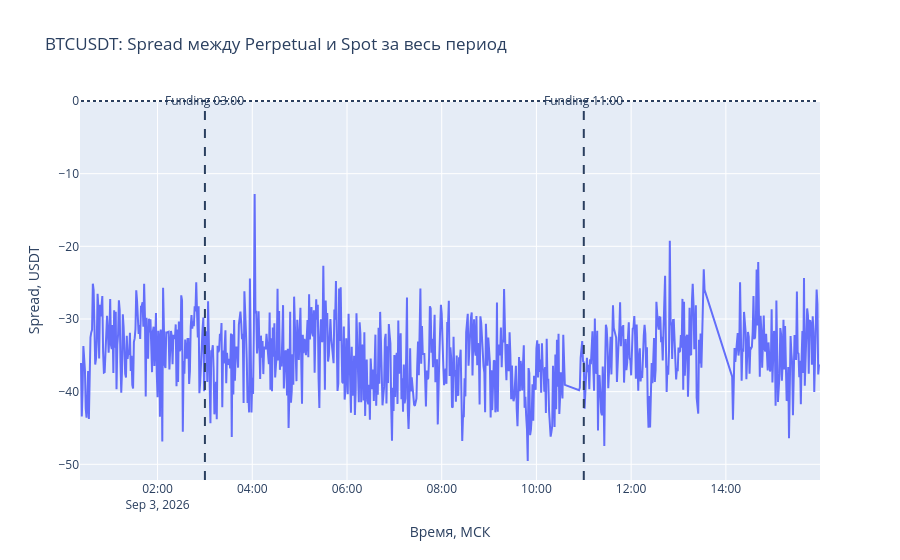

Here is the notebook cell this chart was saved with:
### Code cell
import pandas as pd
import plotly.graph_objects as go

# --------------------------------------------------
# 1. Объединяем минутные Spot и Perpetual
# --------------------------------------------------

btc_spread_full = pd.concat(
    [
        btc_spot_full.rename("spot_mid"),
        btc_perp_full.rename("perp_mid")
    ],
    axis=1
).dropna()

# Spread = Perpetual - Spot
btc_spread_full["spread_usd"] = (
    btc_spread_full["perp_mid"]
    - btc_spread_full["spot_mid"]
)


# --------------------------------------------------
# 2. Убираем последнюю минуту
# Она могла быть записана не полностью
# --------------------------------------------------

btc_spread_clean = btc_spread_full.iloc[:-1].copy()


# --------------------------------------------------
# 3. Период без интернета
# --------------------------------------------------

gap_start = pd.Timestamp(
    "2026-09-03 13:34:00",
    tz="Europe/Moscow"
)

gap_end = pd.Timestamp(
    "2026-09-03 13:50:00",
    tz="Europe/Moscow"
)

# Удаляем ненадёжные точки внутри разрыва.
# Plotly соединит последнюю точку до gap
# с первой точкой после gap прямой линией.

gap_mask = (
    (btc_spread_clean.index >= gap_start) &
    (btc_spread_clean.index <= gap_end)
)

btc_spread_clean.loc[
    gap_mask,
    "spread_usd"
] = float("nan")


# --------------------------------------------------
# 4. График
# --------------------------------------------------

fig_spread = go.Figure()

fig_spread.add_trace(
    go.Scatter(
        x=btc_spread_clean.index,
        y=btc_spread_clean["spread_usd"],
        mode="lines",
        name="Spread: Perpetual - Spot",

        # Соединяем участок без данных прямой
        connectgaps=True
    )
)


# --------------------------------------------------
# 5. Нулевая линия
# --------------------------------------------------

fig_spread.add_shape(
    type="line",
    x0=btc_spread_clean.index.min(),
    x1=btc_spread_clean.index.max(),
    y0=0,
    y1=0,
    xref="x",
    yref="y",
    line=dict(dash="dot")
)


# --------------------------------------------------
# 6. Funding
# --------------------------------------------------

funding_times = [
    ("2026-09-03 03:00:00", "Funding 03:00"),
    ("2026-09-03 11:00:00", "Funding 11:00")
]

for funding_time, label in funding_times:

    fig_spread.add_shape(
        type="line",
        x0=funding_time,
        x1=funding_time,
        y0=0,
        y1=1,
        xref="x",
        yref="paper",
        line=dict(dash="dash")
    )

    fig_spread.add_annotation(
        x=funding_time,
        y=1,
        xref="x",
        yref="paper",
        text=label,
        showarrow=False,
        yshift=10
    )


# --------------------------------------------------
# 7. Оформление
# --------------------------------------------------

fig_spread.update_layout(
    title="BTCUSDT: Spread между Perpetual и Spot за весь период",
    xaxis_title="Время, МСК",
    yaxis_title="Spread, USDT",
    hovermode="x unified"
)

fig_spread.show()

### Figure 1 — Plotly figure (JSON) as saved in the notebook; plotly's stock layout.template omitted (floating-point values rounded to 4 significant figures; data arrays with more than 128 entries replaced by an {"elided": "..."} marker saying what was removed)
{"data": [{"connectgaps": true, "mode": "lines", "name": "Spread: Perpetual - Spot", "type": "scatter", "x": {"elided": "883 str values"}, "y": {"elided": "883 float values"}}], "layout": {"annotations": [{"showarrow": false, "text": "Funding 03:00", "x": "2026-09-03 03:00:00", "xref": "x", "y": 1, "yref": "paper", "yshift": 10}, {"showarrow": false, "text": "Funding 11:00", "x": "2026-09-03 11:00:00", "xref": "x", "y": 1, "yref": "paper", "yshift": 10}], "hovermode": "x unified", "shapes": [{"line": {"dash": "dot"}, "type": "line", "x0": "2026-09-03T00:23:00+03:00", "x1": "2026-09-03T15:58:00+03:00", "xref": "x", "y0": 0, "y1": 0, "yref": "y"}, {"line": {"dash": "dash"}, "type": "line", "x0": "2026-09-03 03:00:00", "x1": "2026-09-03 03:00:00", "xref": "x", "y0": 0, "y1": 1, "yref": "paper"}, {"line": {"dash": "dash"}, "type": "line", "x0": "2026-09-03 11:00:00", "x1": "2026-09-03 11:00:00", "xref": "x", "y0": 0, "y1": 1, "yref": "paper"}], "title": {"text": "BTCUSDT: Spread между Perpetual и Spot за весь период"}, "xaxis": {"title": {"text": "Время, МСК"}}, "yaxis": {"title": {"text": "Spread, USDT"}}}}
